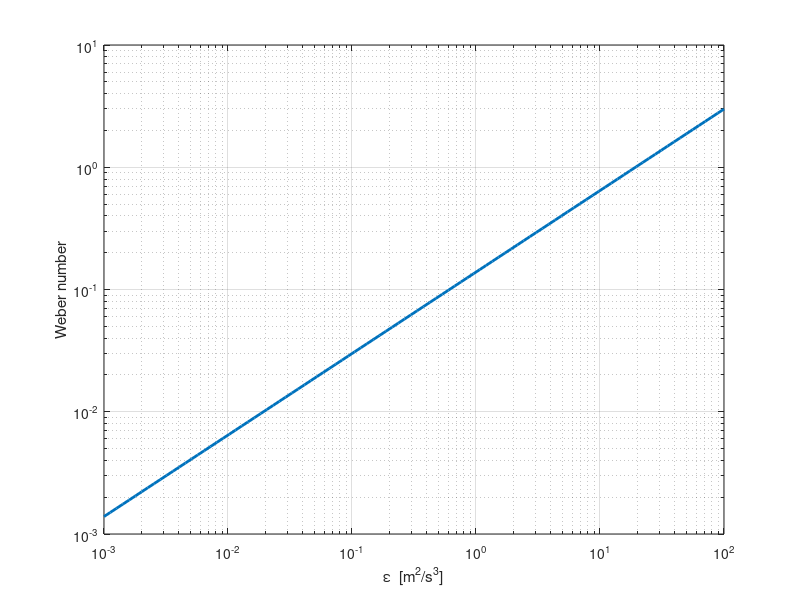

Source code (MATLAB):
% Parameter
rho = 1000;        % Dichte [kg/m^3]
sigma = 0.072;     % Oberflächenspannung [N/m]
d = 1e-3;          % charakteristische Länge [m]

% Energiedissipationsrate
epsilon = logspace(-3, 2, 100); % [m^2/s^3]

% Weber-Zahl
We = (rho/sigma) .* epsilon.^(2/3) .* d.^(5/3);

% Plot
figure
loglog(epsilon, We, 'LineWidth', 2)
grid on
xlabel('\epsilon  [m^2/s^3]')
ylabel('Weber number')
